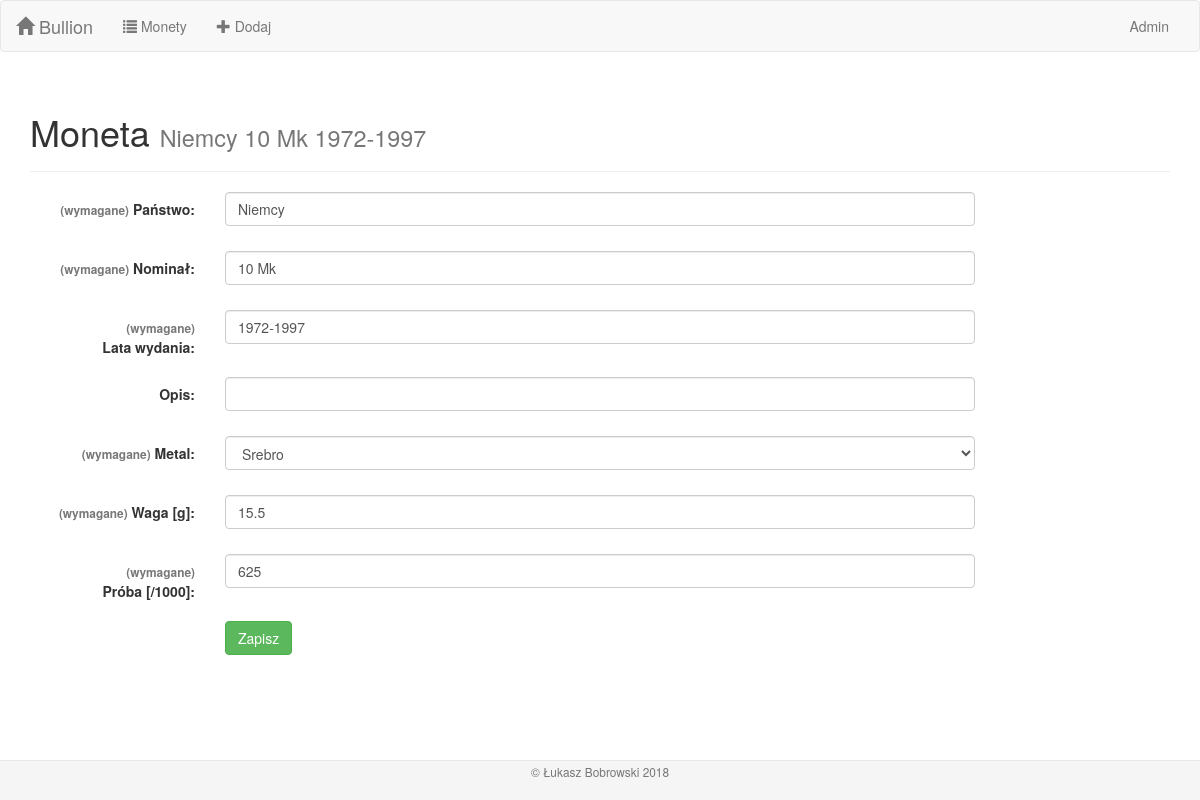
Page /coins/5/edit on the earlier database version.
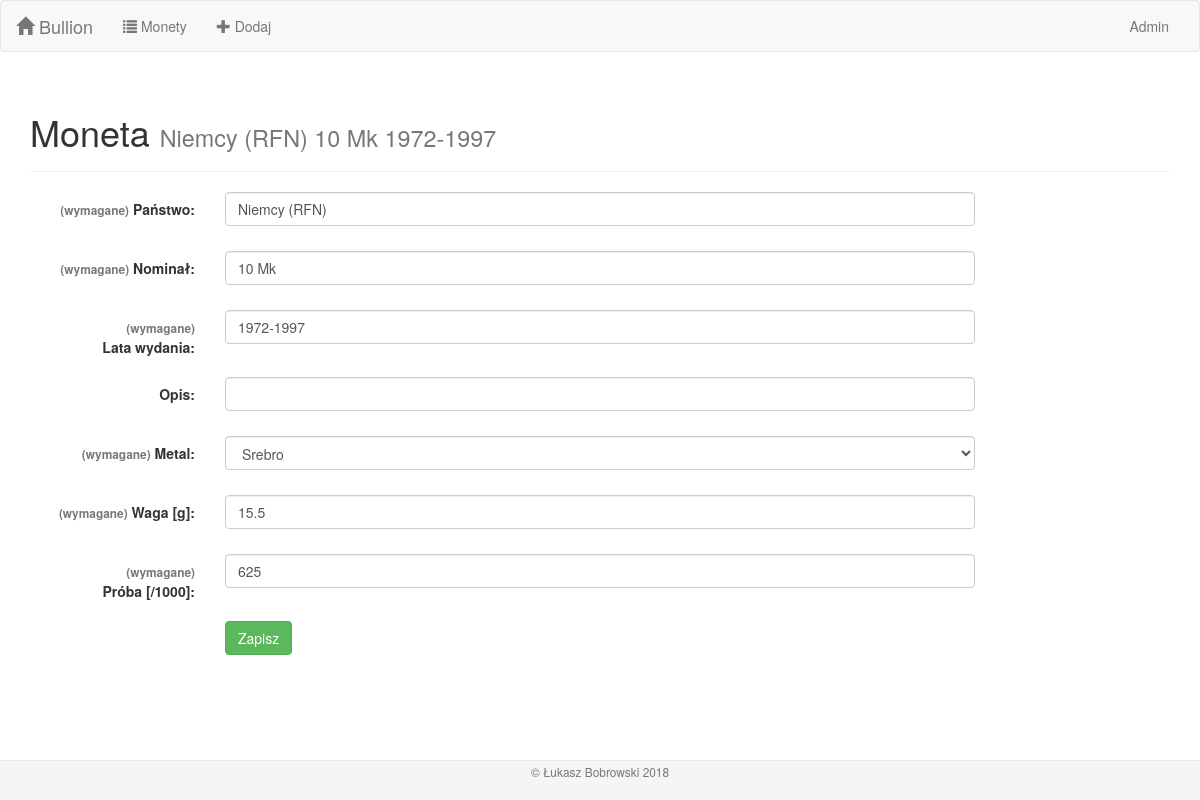
Same page on the later database version.
### bullion/models.py (models this page shows, shortened)
class Coin(models.Model):
    country = models.CharField(max_length=100, verbose_name='państwo')
    face_value = models.CharField(max_length=100, verbose_name='nominał')
    mint_years = models.CharField(max_length=100, verbose_name='lata wydania')
    description = models.CharField(max_length=200, blank=True, default='', verbose_name='opis')
    metal = models.ForeignKey(Metal, on_delete=models.CASCADE, verbose_name='metal')
    weight = models.FloatField(validators=[MinValueValidator(0.01)], verbose_name='waga [g]')
    fineness = models.IntegerField(validators=[MinValueValidator(10), MaxValueValidator(1000)],
                                   verbose_name='próba [/1000]')
    class Meta:
        verbose_name = 'Moneta'
        verbose_name_plural = 'Monety'
    def inline_text(self):
        fields = [self.country, self.face_value, self.mint_years, self.description]
        return ' '.join(str(f) for f in fields)

### bullion/views.py (the view)
# urls.py: path('coins/<int:pk>/edit', views.CoinUpdateView.as_view(), name='coin_update'),
class CoinUpdateView(UpdateView):
    model = models.Coin
    form_class = forms.CoinModelForm

### bullion/forms.py
class CoinModelForm(BootstrapModelForm):
    class Meta:
        model = models.Coin
        fields = '__all__'

### bullion/models.py (called while the page is built)
    def __str__(self):
        return self.name

### bullion/templates/bullion/coin_form.html (shortened to what this page needs)
{% extends 'bullion/base.html' %}
{% block content %}
{% load l10n %}
<div class="container">
    <div class="page-header">
        {% if coin.pk %}
            <h1>Moneta <small>{{ coin.inline_text }}</small></h1>
        {% else %}
            <h1>Nowa Moneta</h1>
        {% endif %}
    </div>
    <form class="form-horizontal" action="" method="post" enctype="multipart/form-data">
        {% for field in form %}
            <div class="form-group {% if field.errors %}has-error{% endif %}">
                <label class="control-label col-sm-2">
                    {% if field.field.required %}<span class="font-weight-normal small text-muted">(wymagane)</span>{% endif %}
                    {{ field.label_tag }}
                </label>
                <div class="col-sm-8">
                    {{ field }}
                </div>
            </div>
        {% endfor %}
        <div class="form-group">
            <div class="col-sm-offset-2 col-sm-8">
                <button type="submit" class="btn btn-success">Zapisz</button>
            </div>
        </div>
    </form>
</div>
{% endblock %}

### bullion/templates/bullion/base.html (shortened to what this page needs)
<!DOCTYPE html>
<html lang="pl">
<head>
    {% load static %}
    <link rel="stylesheet" type="text/css" href="https://maxcdn.bootstrapcdn.com/bootstrap/3.3.7/css/bootstrap.min.css">
    <link href="{% static 'bullion/style.css' %}" rel="stylesheet">
</head>
<body>
    <div class="navbar navbar-default">
        <div class="container-fluid">
            <div class="navbar-header">
                <a class="navbar-brand" href="{% url 'index' %}">
                    <span class="glyphicon glyphicon-home"></span>&nbsp;Bullion
                </a>
            </div>
            <div class="collapse navbar-collapse" id="topNavBar">
                <ul class="nav navbar-nav">
                    <li><a href="{% url 'coin_list' %}"><span class="glyphicon glyphicon-list"></span>&nbsp;Monety</a></li>
                    <li><a href="{% url 'coin_create' %}"><span class="glyphicon glyphicon-plus"></span>&nbsp;Dodaj</a></li>
                </ul>
                <ul class="nav navbar-nav navbar-right">
                    <li><a href="{% url 'admin:index' %}">Admin</a></li>
                </ul>
            </div>
        </div>
    </div>
    {% block content %}{% endblock %}
    <footer class="footer">
        <div class="container">
            <p class="text-muted text-center"><small>&copy; Łukasz Bobrowski 2018</small></p>
        </div>
    </footer>
</body>
</html>

### bullion/static/bullion/style.css (style rules this page uses)
html { position: relative; min-height: 100%; }
body { margin-bottom: 50px; }
.footer { position: absolute; bottom: 0; width: 100%; height: 40px; background-color: #f5f5f5; border-top: solid #e7e7e7 1px; }

Differences in the rows shown:
changed Coin "10 Mk": inline_text "Niemcy 10 Mk 1972-1997" → "Niemcy (RFN) 10 Mk 1972-1997"; country "Niemcy" → "Niemcy (RFN)"
